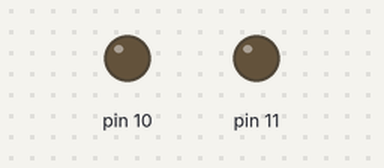
The sketch below on a simulated Arduino Uno, built with avr-gcc and run on an emulated ATmega328P. Parts: output pins drawn as LEDs (lit = HIGH).

Above: at 0.05 s.
At 2.3 s:
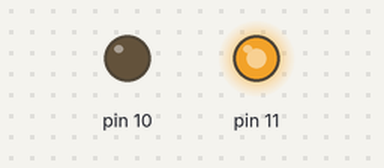
At 4.55 s:
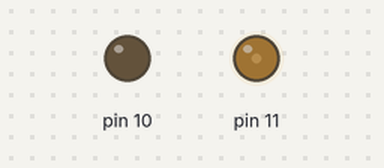
At 9.55 s:
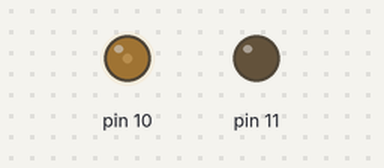
Timing chart, 0 to 13.0 s (numbered marks = the images above):
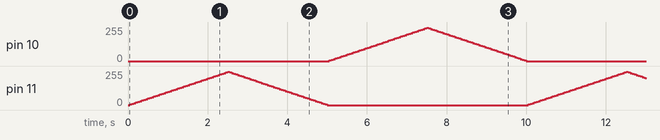

The sketch:

2-49-2.ino
```cpp
int brightness = 0;
int lighten = 5;
int flag = 0;
int flag2 = 0;
void setup() {
  // put your setup code here, to run once:

}

void loop() {
  if(flag2==0){
    analogWrite(10, 0);
    analogWrite(11, brightness);
  }
  else{
    analogWrite(11, 0);
    analogWrite(10, brightness);
  }
  if(flag == 0)
    brightness += lighten;
  else{
    brightness -= lighten;
  }

  if(brightness == 250)
    flag = 1;
  else if (brightness == 0){
    flag = 0;
    if(flag2 == 1)
      flag2 = 0;
    else
      flag2 = 1;
  }
  delay(50);
}
```
